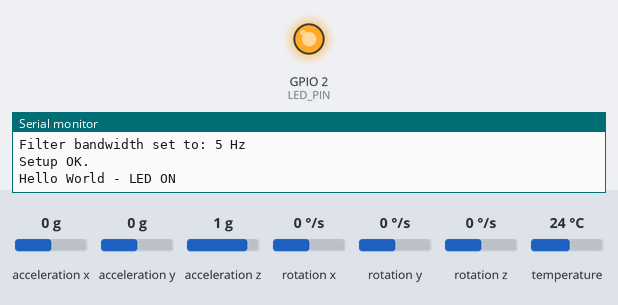
A sketch run on a simulated ESP32. Shown: output pins drawn as LEDs (lit = HIGH), the last lines printed to the serial monitor. The inputs (shaded band) are chosen by the test bench; at power-on: acceleration x 0 g, acceleration y 0 g, acceleration z 1 g, rotation x 0 °/s, rotation y 0 °/s, rotation z 0 °/s, temperature 24 °C.

Above: at 3.4 s.
At 7.5 s:
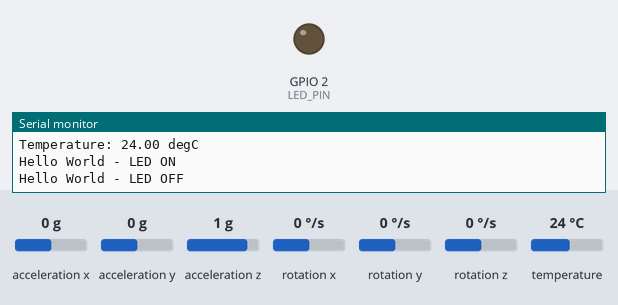
Timing chart, 0 to 10.1 s (numbered marks = the images above):
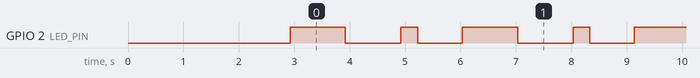

The sketch:

ESP32_V01.ino.ino
```cpp
/*

This program will connect to the FireBeetle Board via I2C using the HW-123 MPU6050 gyroscope and control the RHS500 motor.

Autor: Emrah Tekin
Version: V1.0
Date: 09.09.2025

*/
#include <Adafruit_MPU6050.h>
#include <Adafruit_Sensor.h>
#include <Wire.h>

Adafruit_MPU6050 mpu;

// --- Adjust these for your wiring ----
#ifndef SDA_PIN
#define SDA_PIN 21 // FireBeetle ESP32 V4: generel GPIO21
#endif
#ifndef SCL_PIN
#define SCL_PIN 22 // FireBeetle ESP32 Vç: generel GPIO22
#endif

// If AD0=GND -> 0x68, if AD0=3V3 -> 0x69
uint8_t MPU_ADDR = 0x68;

// FireBeetle ESP32 V4.0 LED + Hello World
# define LED_PIN 2 // GPIO2

void setup() {
  pinMode(LED_PIN, OUTPUT);
  Serial.begin(115200);
  delay(800);
  Serial.println("\nBoot...");
  Serial.println("\nMPU6050 init...");
  for (int i=3; i>0; --i) { Serial.printf("Starting in %d...\n", i); delay(500); }


  //Start I2C with explicit pins & 100kHz
  Serial.println("\nI2C scan...");
  Wire.begin(SDA_PIN, SCL_PIN, 100000);
  byte count=0;
  for (byte addr=1; addr<127; addr++) {
    Wire.beginTransmission(addr);
    if (Wire.endTransmission()==0) {
      Serial.print("Found 0x"); if (addr<16) Serial.print('0');
      Serial.println(addr, HEX); count++;
    }
    delay(4);
  }
  if(!count) Serial.println("No I2C devices found.");

  Serial.println("Adafruit MPU6050 test!");

  // Try to initalize (Provide address & bus & i2c clock)
  if (!mpu.begin(MPU_ADDR, &Wire, 100000)){
    Serial.println("Failed to find MPU6050 chip at 0x68. Trying 0x69...");
    // Fallback
    MPU_ADDR = 0x69;
    if(!mpu.begin(MPU_ADDR, &Wire, 100000)){
      Serial.println("MPU6050 not found at 0x69. Check wiring & power. ");
      // I2C scanner tipp:
      while(1){
        digitalWrite(LED_PIN, !digitalRead(LED_PIN));
        delay(200);
      }
    }
  }

  Serial.print("MPU6050 Found at 0x");
  Serial.println(MPU_ADDR, HEX);

 // mpu.setAccelerometerRange(MPU6050_RANGE_8_G); //Acceleration range = sets how much g it can measure.
 //  mpu.setGyroRange(MPU6050_RANGE_500_DEG); // Gyroscope range = sets how fast it can measure turns.
 //  mpu.setFilterBandwidth(MPU6050_BAND_5_HZ); // Filter bandwidth = adjusts the noise/response time balance.

  // Print effective settings
  //************************************************************//
  /*This code only exists to show the user what the setting is.
    It checks the sensor and prints for debug purposes to see
    if the correct range is selected.*/
  mpu.setAccelerometerRange(MPU6050_RANGE_8_G);
  Serial.print("Accelerometer range set to: ");
  switch (mpu.getAccelerometerRange()){
    case MPU6050_RANGE_2_G: Serial.println("+/- 2G"); break;
    case MPU6050_RANGE_4_G:  Serial.println("+/- 4G"); break;
    case MPU6050_RANGE_8_G:  Serial.println("+/- 8G"); break;
    case MPU6050_RANGE_16_G: Serial.println("+/-16G"); break;
  }
  //*********************************************************//
  /*This code only writes information to the serial port for debug →
  "The measurement range of the gyroscope is currently set to ±XXX degrees/second." */
  mpu.setGyroRange(MPU6050_RANGE_500_DEG);
  Serial.print("Gyro range set to: ");
  switch (mpu.getGyroRange()) {
    case MPU6050_RANGE_250_DEG:  Serial.println("+/- 250 deg/s"); break;
    case MPU6050_RANGE_500_DEG:  Serial.println("+/- 500 deg/s"); break;
    case MPU6050_RANGE_1000_DEG: Serial.println("+/-1000 deg/s"); break;
    case MPU6050_RANGE_2000_DEG: Serial.println("+/-2000 deg/s"); break;
  }
  //*******************************************************//
  /* This code only prints the value (in Hz)
  of the DLPF filter selected in the MPU6050 sensor to the serial port.*/
  mpu.setFilterBandwidth(MPU6050_BAND_5_HZ);
  Serial.print("Filter bandwidth set to: ");
  switch (mpu.getFilterBandwidth()) {
    case MPU6050_BAND_260_HZ: Serial.println("260 Hz"); break;
    case MPU6050_BAND_184_HZ: Serial.println("184 Hz"); break;
    case MPU6050_BAND_94_HZ:  Serial.println("94 Hz");  break;
    case MPU6050_BAND_44_HZ:  Serial.println("44 Hz");  break;
    case MPU6050_BAND_21_HZ:  Serial.println("21 Hz");  break;
    case MPU6050_BAND_10_HZ:  Serial.println("10 Hz");  break;
    case MPU6050_BAND_5_HZ:   Serial.println("5 Hz");   break;
  }
  //***********************************************************//
  Serial.println("Setup OK.");
  delay(100);

}

void loop() {
  digitalWrite(LED_PIN, HIGH);
  Serial.println("Hello World - LED ON");
  delay(1000);
  // LED sön
  digitalWrite(LED_PIN, LOW);
  Serial.println("Hello World - LED OFF");
  delay(1000);

  digitalWrite(LED_PIN, HIGH); delay(300);
  digitalWrite(LED_PIN, LOW);  delay(300);

  /* Get new sensor events with the readings */
  sensors_event_t a, g, temp;
  mpu.getEvent(&a, &g, &temp);

  /* Print out the values */
  Serial.print("Acceleration X: ");
  Serial.print(a.acceleration.x);
  Serial.print(", Y: ");
  Serial.print(a.acceleration.y);
  Serial.print(", Z: ");
  Serial.print(a.acceleration.z);
  Serial.println(" m/s^2");

  Serial.print("Rotation X: ");
  Serial.print(g.gyro.x);
  Serial.print(", Y: ");
  Serial.print(g.gyro.y);
  Serial.print(", Z: ");
  Serial.print(g.gyro.z);
  Serial.println(" rad/s");

  Serial.print("Temperature: ");
  Serial.print(temp.temperature);
  Serial.println(" degC");

  Serial.println("");
  delay(500);

}
```

Measured:
- by itself, GPIO 2 (LED_PIN): repeats every 3.1 s: LOW 1.0 s, HIGH 0.30 s, LOW 0.81 s, HIGH 1.0 s
- by itself, everything shown: repeats every 3.1 s, in 4 steps
